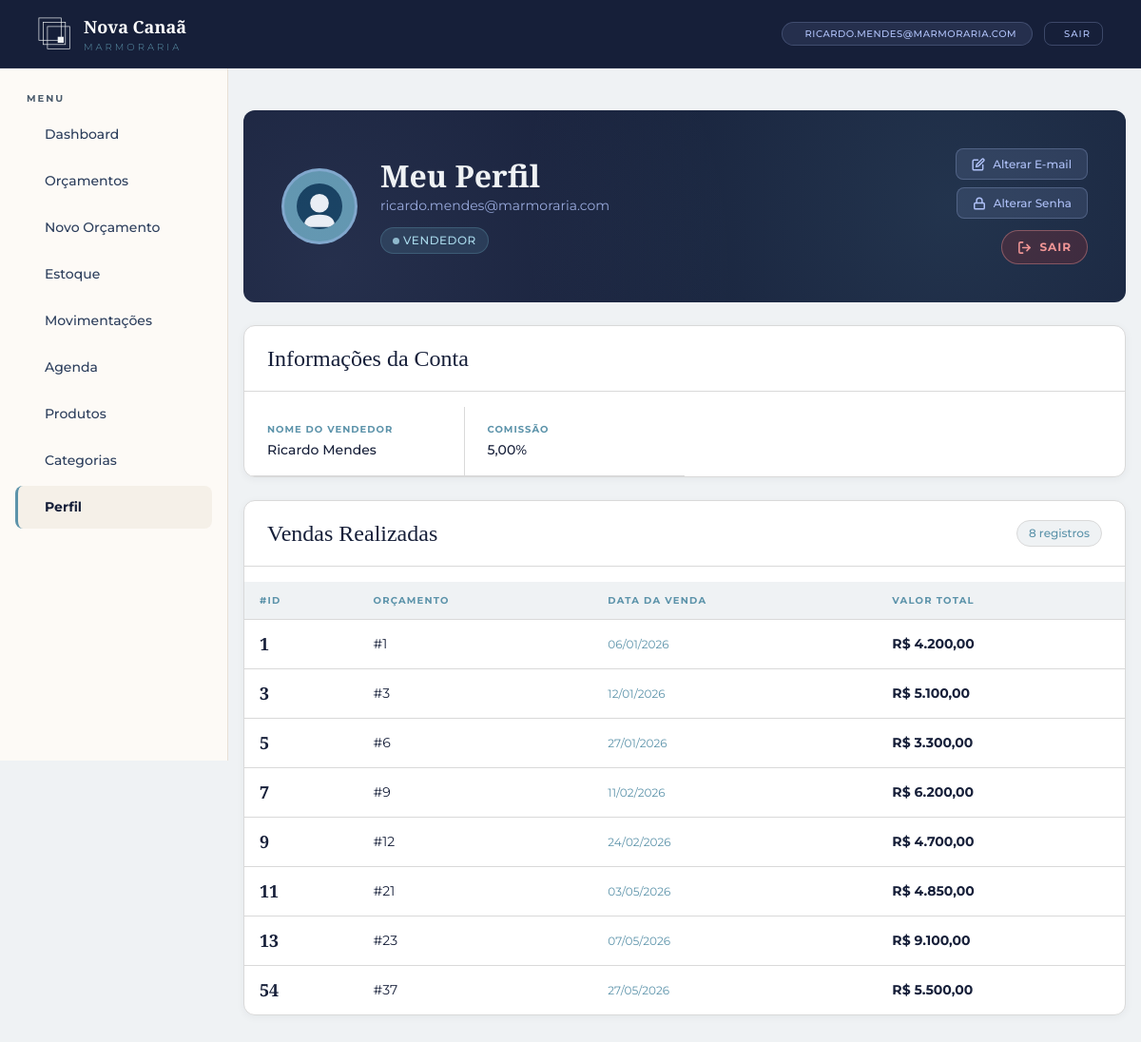
Screenshot of /front/view/Perfil.php (signed in) with the database file from the repository.
### tables this page shows
CREATE TABLE `usuario` (
  `id_usuario` int(11) NOT NULL,
  `email_usuario` varchar(100) DEFAULT NULL,
  `cd_senha` varchar(255) NOT NULL,
  `tp_usuario` enum('Administrador','Vendedor') NOT NULL
);

CREATE TABLE `vendedor` (
  `id_vendedor` int(11) NOT NULL,
  `id_usuario` int(11) NOT NULL,
  `nm_vendedor` varchar(255) NOT NULL,
  `vl_comissao` decimal(5,2) NOT NULL
);

CREATE TABLE `venda` (
  `id_venda` int(11) NOT NULL,
  `id_orcamento` int(11) NOT NULL,
  `id_vendedor` int(11) NOT NULL,
  `dt_venda` date NOT NULL DEFAULT curdate(),
  `vl_total` decimal(10,2) NOT NULL
);

### front/view/includes/usuario.php (called while the page is built, shortened)
<?php
require_once __DIR__ . '/../../../back/config/database.php';
require_once __DIR__ . '/../../../back/models/Usuario.php';
require_once __DIR__ . '/../../../back/models/Vendedor.php';
$logado = $_SESSION['usuario'];
$idUsuario = $logado['id_usuario'];
$tipo = $logado['tp_usuario'];
$modelU = new Usuario($pdo);
$modelV = new Vendedor($pdo);
$usuario = $modelU->getPerfil($idUsuario);
$stmtV = $pdo->prepare(
    "SELECT id_vendedor, nm_vendedor, vl_comissao FROM vendedor WHERE id_usuario = :id"
);
$stmtV->execute(['id' => $idUsuario]);
$rowVendedor = $stmtV->fetch(PDO::FETCH_ASSOC);
if ($rowVendedor) {
    $dadosVendedor = $rowVendedor;
    $vendas = $modelV->listarVendas($rowVendedor['id_vendedor']);
}

### back/models/Model.php (called while the page is built, shortened)
<?php
abstract class Model implements ICrud
{
    public function __construct(PDO $PDO, $table)
    {
        $this->_PDO = $PDO;
    }
}
?>

### back/models/Usuario.php (called while the page is built, shortened)
<?php
class Usuario extends Pessoa implements IAutenticavel
{
    public function getPerfil($idUsuario): string
    {
    $sql = "SELECT u.email_usuario, u.tp_usuario FROM usuario u WHERE u.id_usuario = :id";
        $stmt = $this->_PDO->prepare($sql);
        $stmt->bindValue(':id', $idUsuario);
        $stmt->execute();
        $dados = $stmt->fetch(PDO::FETCH_ASSOC);
        if ($dados) {
            $this->email = $dados['email_usuario'];
            $this->tp_usuario = $dados['tp_usuario'];
            return "
                <tr>
                    <th>Email:</th>
                    <td>{$this->email}</td>
                </tr>
                <tr>
                    <th>Tipo de Usuario:</th>
                    <td>{$this->tp_usuario}</td>
                </tr>
            ";
        }
        return "<tr><td colspan='2'>Usuário não encontrado</td></tr>";
    }
}

### back/models/Vendedor.php (called while the page is built, shortened)
<?php
class Vendedor extends Pessoa implements IAutenticavel
{
    public function listarVendas($id)
{
    $sql = "SELECT * FROM venda WHERE id_vendedor = :id";
    $stmt = $this->_PDO->prepare($sql);
    $stmt->execute([
        'id' => $id
    ]);
    return $stmt->fetchAll(PDO::FETCH_ASSOC);
}
}
?>

### front/view/Perfil.php (the view, shortened to what this page needs)
<?php
$paginaAtiva = 'perfil';
$cssExtra = '../assets/css/perfil.css';
include './includes/usuario.php';
include './includes/layout.php';
?>
<div class="perfil-hero">
    <div class="perfil-avatar">
        <svg viewBox="-44 -44 88 88" xmlns="http://www.w3.org/2000/svg">
            <clipPath id="cp-avatar">
                <circle r="44" />
            </clipPath>
            <circle r="44" fill="#0C3756" />
            <circle cy="-6" r="18" fill="#EFF2F4" />
            <path d="M-30 40 Q-30 16 0 16 Q30 16 30 40" fill="#EFF2F4" clip-path="url(#cp-avatar)" />
        </svg>
    </div>
    <div class="perfil-info">
        <h1>Meu Perfil</h1>
        <p class="perfil-email"><?= htmlspecialchars($logado['email_usuario']) ?></p>
        <span class="perfil-badge <?= $tipo === 'Administrador' ? 'admin' : 'vendedor' ?>">
            <?= htmlspecialchars($tipo) ?>
        </span>
    </div>
    <div class="perfil-hero-actions"
        style="display:flex;flex-direction:column;gap:var(--space-sm);align-items:flex-end;">
        <button class="btn-editar" onclick="abrirModal('modal-email')">
            <svg width="14" height="14" viewBox="0 0 24 24" fill="none" stroke="currentColor" stroke-width="2.5"
                stroke-linecap="round" stroke-linejoin="round">
                <path d="M11 4H4a2 2 0 0 0-2 2v14a2 2 0 0 0 2 2h14a2 2 0 0 0 2-2v-7" />
                <path d="M18.5 2.5a2.121 2.121 0 0 1 3 3L12 15l-4 1 1-4 9.5-9.5z" />
            </svg>
            Alterar E-mail
        </button>
        <button class="btn-editar" onclick="abrirModal('modal-senha')">
            <svg width="14" height="14" viewBox="0 0 24 24" fill="none" stroke="currentColor" stroke-width="2.5"
                stroke-linecap="round" stroke-linejoin="round">
                <rect x="3" y="11" width="18" height="11" rx="2" ry="2" />
                <path d="M7 11V7a5 5 0 0 1 10 0v4" />
            </svg>
            Alterar Senha
        </button>
        <a href="?acao=logout" class="btn-logout-perfil" style="margin-top:var(--space-xs);">
            <svg width="15" height="15" viewBox="0 0 24 24" fill="none" stroke="currentColor" stroke-width="2.5" stroke-linecap="round" stroke-linejoin="round">
                <path d="M9 21H5a2 2 0 0 1-2-2V5a2 2 0 0 1 2-2h4"/>
                <polyline points="16 17 21 12 16 7"/>
                <line x1="21" y1="12" x2="9" y2="12"/>
            </svg>
            Sair
        </a>
    </div>
</div>
<div class="card-section">
    <div class="section-header"
        style="padding:var(--space-lg) var(--space-xl);border-bottom:1px solid var(--color-border);">
        <span class="section-title">Informações da Conta</span>
    </div>
    <div class="perfil-info-grid">
        <?php
        if ($dadosVendedor):
            ?>
            <div class="perfil-info-item">
                <span class="perfil-info-label">Nome do Vendedor</span>
                <span class="perfil-info-value"><?= htmlspecialchars($dadosVendedor['nm_vendedor']) ?></span>
            </div>
            <div class="perfil-info-item">
                <span class="perfil-info-label">Comissão</span>
                <span class="perfil-info-value"><?= number_format($dadosVendedor['vl_comissao'], 2, ',', '.') ?>%</span>
            </div>
        <?php endif; ?>
    </div>
</div>
<div class="card-section">
    <div class="section-header"
        style="padding:var(--space-lg) var(--space-xl);border-bottom:1px solid var(--color-border);">
        <span class="section-title">Vendas Realizadas</span>
        <span class="section-count">
            <?= count($vendas) ?> registro<?= count($vendas) !== 1 ? 's' : '' ?>
        </span>
    </div>
    <div class="table-wrapper">
        <table>
            <thead>
                <tr>
                    <th>#ID</th>
                    <th>Orçamento</th>
                    <th>Data da Venda</th>
                    <th>Valor Total</th>
                </tr>
            </thead>
            <tbody>
                <?php if (empty($vendas)): ?>
                    <tr>
                        <td colspan="4">
                            <div class="empty-state">
                                <svg width="40" height="40" viewBox="0 0 24 24" fill="none" stroke="var(--color-border)"
                                    stroke-width="1.5">
                                    <circle cx="12" cy="12" r="10" />
                                    <line x1="8" y1="12" x2="16" y2="12" />
                                </svg>
                                <p>Nenhuma venda registrada.</p>
                            </div>
                        </td>
                    </tr>
                <?php else: ?>
                    <?php foreach ($vendas as $venda): ?>
                        <tr>
                            <td class="td-id" data-label="ID"><?= $venda['id_venda'] ?></td>
                            <td data-label="Orçamento">#<?= $venda['id_orcamento'] ?></td>
                            <td class="td-data" data-label="Data"><?= date('d/m/Y', strtotime($venda['dt_venda'])) ?></td>
                            <td class="td-valor" data-label="Valor">R$ <?= number_format($venda['vl_total'], 2, ',', '.') ?>
                            </td>
                        </tr>
                    <?php endforeach; ?>
                <?php endif; ?>
            </tbody>
        </table>
    </div>
</div>
</main>
</div>
</body>
</html>

### front/view/includes/layout.php (shortened to what this page needs)
<!DOCTYPE html>
<html lang="pt-br">
<head>
        <link rel="stylesheet" href="../assets/css/base.css">
        <link rel="stylesheet" href="../assets/css/rubia.css">
        <?php if (!empty($cssExtra)): ?>
                <link rel="stylesheet" href="<?= $cssExtra ?>">
        <?php endif; ?>
        <link rel="stylesheet" href="https://cdn.jsdelivr.net/npm/@tabler/icons-webfont@latest/tabler-icons.min.css">
</head>
<body>
        <div class="app">
                <header class="header">
                        <a href="Dashboard.php" class="logo">
                                <div class="title-header">
                                        Nova Canaã
                                        <small>Marmoraria</small>
                                </div>
                        </a>
                        <div class="header-user-group">
                                <a href="Perfil.php" class="user">
                                        <?= $logado['email_usuario'] ?>
                                </a>
                                <a href="?acao=logout" class="btn-logout">
                                        Sair
                                </a>
                        </div>
                </header>
                <aside class="sidebar">
                        <div class="nav-label">Menu</div>
                        <a href="Dashboard.php" class="nav-item <?= $paginaAtiva === 'dashboard' ? 'active' : '' ?>"> Dashboard</a>
                        <a href="Orcamentos.php"
                                class="nav-item <?= $paginaAtiva === 'orcamentos' ? 'active' : '' ?>"> Orçamentos</a>
                        <a href="NovoOrcamento.php"
                                class="nav-item <?= $paginaAtiva === 'novoorcamento' ? 'active' : '' ?>"> Novo Orçamento</a>
                        <a href="Estoque.php" class="nav-item <?= $paginaAtiva === 'estoque' ? 'active' : '' ?>"> Estoque</a>
                        <a href="MovimentacoesEstoque.php"
                                class="nav-item <?= $paginaAtiva === 'movimentacoesestoque' ? 'active' : '' ?>"> Movimentações</a>
                        <a href="Agenda.php" class="nav-item <?= $paginaAtiva === 'agenda' ? 'active' : '' ?>"> Agenda</a>
                        <a href="Produtos.php" class="nav-item <?= $paginaAtiva === 'produtos' ? 'active' : '' ?>"> Produtos</a>
                        <a href="Categorias.php"
                                class="nav-item <?= $paginaAtiva === 'categorias' ? 'active' : '' ?>"> Categorias</a>
                        <a href="Perfil.php" class="nav-item <?= $paginaAtiva === 'perfil' ? 'active' : '' ?>"> Perfil</a>
                </aside>
                <main>

### front/assets/css/rubia.css (style rules this page uses)
.header-user-group { display: flex; align-items: center; gap: var(--space-md); }
.btn-logout { display: inline-flex; align-items: center; gap: var(--space-sm); padding: var(--space-xs) var(--space-md); background: transparent; color: var(--nevoa); border: 1px solid rgba(175, 193, 248, 0.25); border-radius: var(--radius-md); font-family: var(--sans); font-size: var(--text-xs); font-weight: var(--font-medium); letter-spacing: 1px; text-transform: uppercase; text-decoration: none; cursor: pointer; transition: background 0.2s, border-color 0.2s, color 0.2s; }
.header .user { cursor: pointer; text-decoration: none; }

### front/assets/css/perfil.css (style rules this page uses)
body { background: var(--color-bg-soft); }
main { width: min(1120px, calc(100% - 32px)); margin: 0 auto; padding: 44px 0 64px; display: flex; flex-direction: column; gap: var(--space-xl); }
.perfil-hero { background: var(--color-primary); border-radius: var(--radius-lg); padding: var(--space-2xl); display: flex; align-items: center; gap: var(--space-xl); position: relative; overflow: hidden; }
.perfil-hero::before { content: ''; position: absolute; inset: 0; background: radial-gradient(circle at 80% 50%, rgba(92, 147, 170, 0.18) 0%, transparent 60%), radial-gradient(circle at 10% 80%, rgba(175, 193, 248, 0.10) 0%, transparent 50%); pointer-events: none; }
.perfil-avatar { flex-shrink: 0; width: 80px; height: 80px; border-radius: 50%; background: var(--color-accent); display: flex; align-items: center; justify-content: center; border: 3px solid rgba(175, 193, 248, 0.4); }
.perfil-avatar svg { width: 48px; height: 48px; }
.perfil-info { flex: 1; position: relative; }
.perfil-info h1 { font-family: var(--font-primary); color: var(--color-text-light); font-size: var(--text-display); line-height: 1.1; margin-bottom: var(--space-xs); }
.perfil-info .perfil-email { color: var(--color-accent-light); font-size: var(--text-md); font-weight: var(--font-regular); opacity: 0.85; }
.perfil-badge { display: inline-flex; align-items: center; gap: var(--space-xs); margin-top: var(--space-md); padding: var(--space-xs) var(--space-md); border-radius: var(--radius-pill); font-size: var(--text-sm); font-weight: var(--font-medium); letter-spacing: 0.5px; text-transform: uppercase; }
.perfil-badge.vendedor { background: rgba(92, 147, 170, 0.2); color: #a8d8ea; border: 1px solid rgba(92, 147, 170, 0.35); }
.perfil-badge::before { content: ''; width: 7px; height: 7px; border-radius: 50%; background: currentColor; opacity: 0.8; }
.perfil-hero-actions { position: relative; }
.section-header { display: flex; align-items: center; justify-content: space-between; margin-bottom: var(--space-lg); }
.section-title { font-family: var(--font-primary); font-size: var(--text-xl); color: var(--color-primary); }
.section-count { font-size: var(--text-sm); color: var(--color-text-secondary); font-weight: var(--font-medium); background: var(--color-bg-soft); padding: var(--space-xs) var(--space-md); border-radius: var(--radius-pill); border: 1px solid var(--color-border); }
.card-section { background: var(--color-bg); border: 1px solid var(--color-border); border-radius: var(--radius-lg); box-shadow: var(--shadow-soft); overflow: hidden; }
.table-wrapper { overflow-x: auto; }
table { width: 100%; border-collapse: collapse; }
thead th { background: var(--color-bg-soft); color: var(--color-text-secondary); font-size: var(--text-xs); font-weight: var(--font-bold); letter-spacing: 1.2px; text-transform: uppercase; padding: var(--space-md) var(--space-lg); text-align: left; border-bottom: 1px solid var(--color-border); }
tbody td { padding: var(--space-md) var(--space-lg); color: var(--color-text); font-size: var(--text-md); border-bottom: 1px solid var(--color-border); }
tbody tr:last-child td { border-bottom: none; }
tbody tr { transition: background 0.15s; }
.td-id { font-family: var(--font-primary); font-weight: var(--font-bold); color: var(--color-primary); font-size: var(--text-lg); }
.td-valor { font-weight: var(--font-bold); color: var(--color-primary); }
.td-data { color: var(--color-text-secondary); font-size: var(--text-sm); }

### rows the page displays
usuario: email_usuario "RICARDO.MENDES@MARMORARIA.COM", email_usuario "ricardo.mendes@marmoraria.com"
vendedor: nm_vendedor "Ricardo Mendes", vl_comissao "5,00"
venda: id_venda "1", id_orcamento "1", dt_venda "06/01/2026", vl_total "4.200,00"
venda: id_venda "3", id_orcamento "3", dt_venda "12/01/2026", vl_total "5.100,00"
venda: id_venda "5", id_orcamento "6", dt_venda "27/01/2026", vl_total "3.300,00"
venda: id_venda "7", id_orcamento "9", dt_venda "11/02/2026", vl_total "6.200,00"
venda: id_venda "9", id_orcamento "12", dt_venda "24/02/2026", vl_total "4.700,00"
venda: id_venda "11", id_orcamento "21", dt_venda "03/05/2026", vl_total "4.850,00"
venda: id_venda "13", id_orcamento "23", dt_venda "07/05/2026", vl_total "9.100,00"
venda: id_venda "54", id_orcamento "37", dt_venda "27/05/2026", vl_total "5.500,00"

### other values shown
$tipo "VENDEDOR"
count($vendas) "8"
